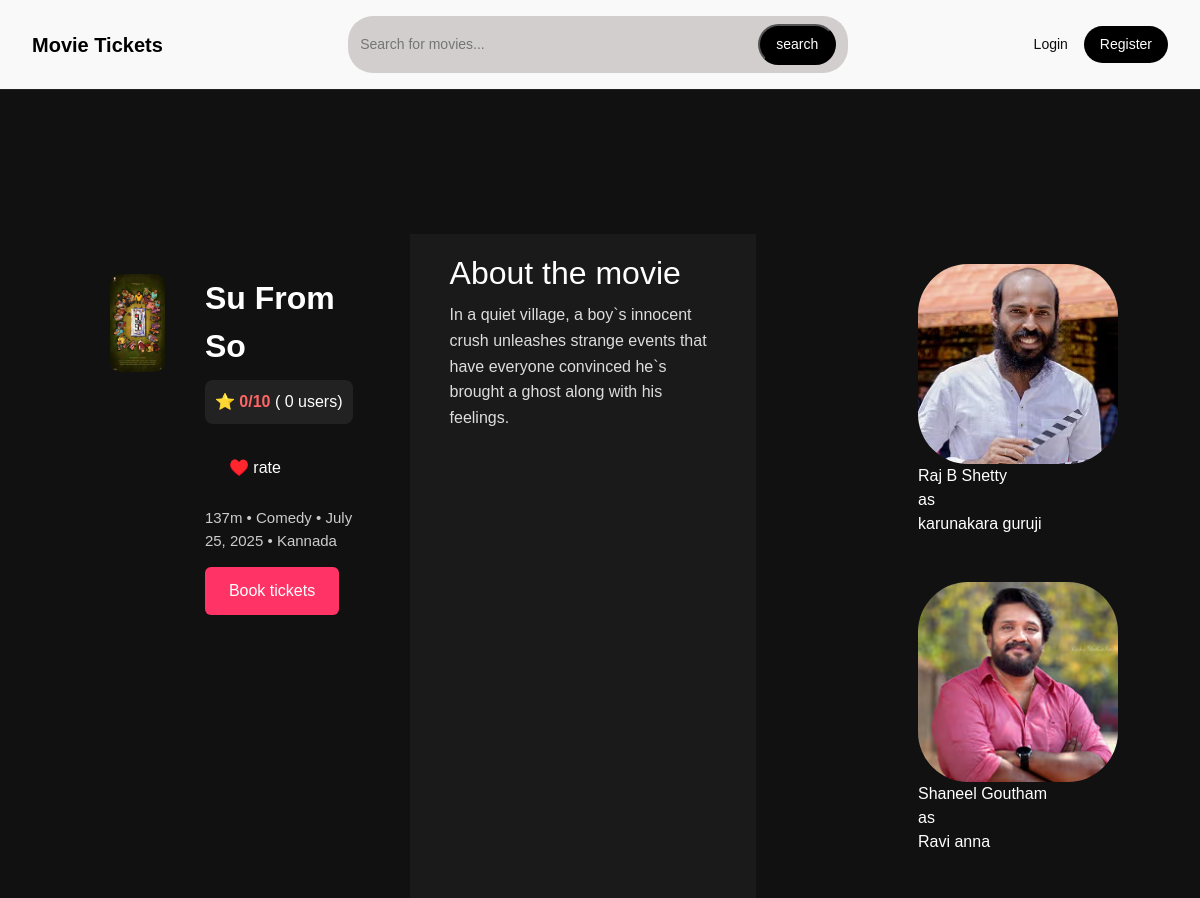
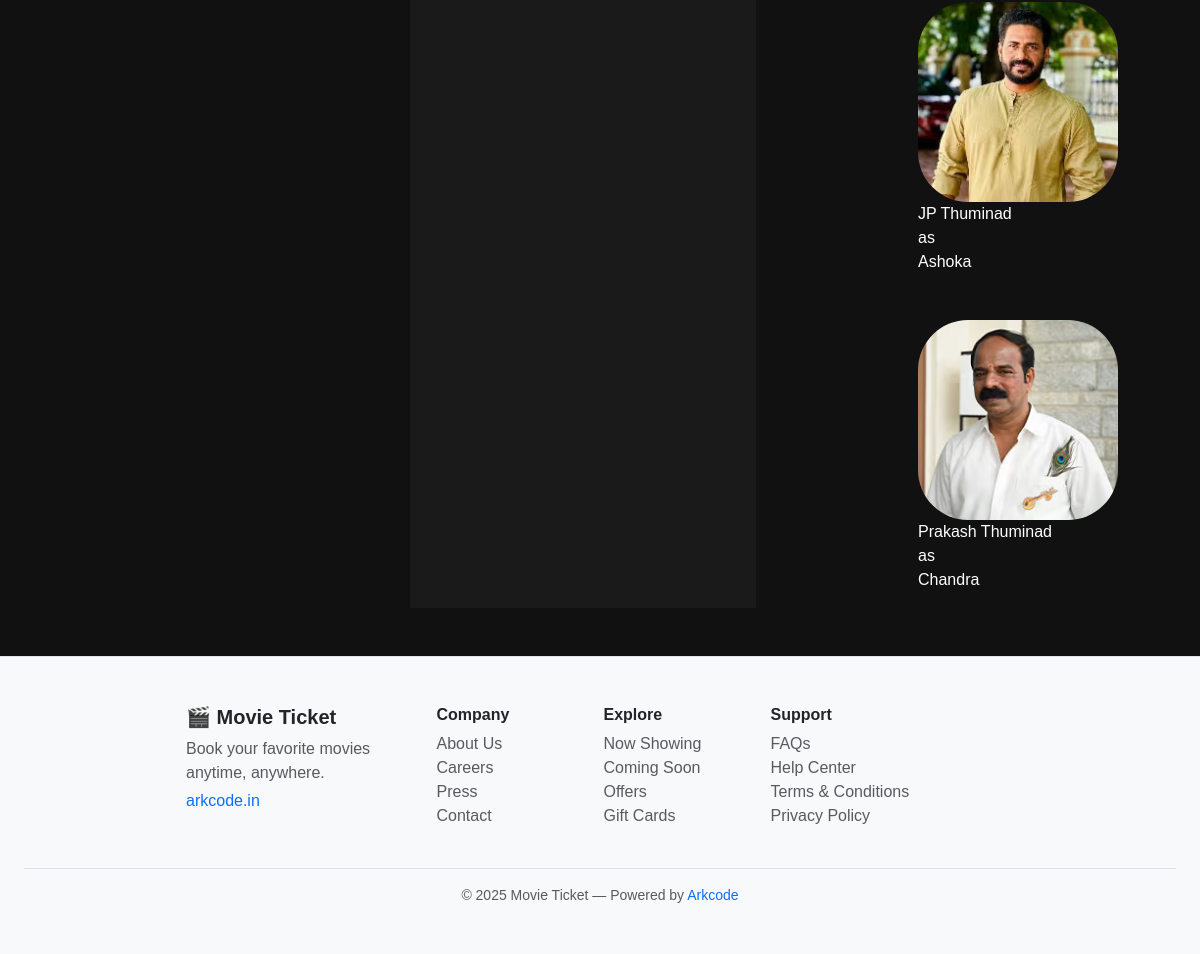
/movies/movie/Su-From-So-2025-07-25-Comedy-Kannada/, run on the app's committed database (2 pictures, top to bottom).
### movies/models.py (models this page shows, shortened)
class Movie(models.Model):
    title = models.CharField(max_length=255)
    genre = models.CharField(max_length=255,choices=genres,null=True,blank=True)
    language = models.CharField(max_length=255,choices=languages,null=True,blank=True)
    synopsis = models.TextField(null=True,blank=True)
    duration_minutes = models.IntegerField(null=True,blank=True)
    release_date = models.DateField(null=True,blank=True)
    trailer_url = models.URLField(null=True,blank=True)
    status = models.CharField(max_length=255,choices=[('Upcoming','Upcoming'),
                                        ('Released','Released')],null=True,blank=True)
    created_at = models.DateTimeField(auto_now_add=True)
    movie_image = models.ImageField(upload_to='movies/',null=True,blank=True,default=None)
    slug = models.CharField(max_length=2000,null=True,blank=True)

class Cast(models.Model):
    movie = models.ForeignKey(Movie, on_delete=models.CASCADE, related_name='casts')
    name = models.CharField(max_length=255)
    role = models.CharField(max_length=255,null=True,blank=True)
    image = models.ImageField(upload_to='casts/',null=True,blank=True)

### movies/views.py (the view)
# urls.py: path('movie/<slug>/',views.MovieView,name='movie')
def MovieView(request,slug):
    movie = Movie.objects.get(slug=slug)
    casts = Cast.objects.filter(movie=movie)
    reviews = Review.objects.filter(movie=movie)
    rating = reviews.aggregate(avg=Avg('rating') )['avg']
    if rating is None:
        rating=0
    if (rating - int(rating)) > 0:
        rating = '{:.1f}'.format(rating)
    else :
        rating = int(rating)
    context = {
        'movie': movie,
        'casts': casts,
        'reviews':reviews,
        'rating': rating ,
        'today' : datetime.today().date()    }
    return render(request, 'movies/movie.html', context)

### templates/movies/movie.html (shortened to what this page needs)
{% extends 'base.html' %}
{% block content %}
{% load static %}
<link rel="stylesheet" href="{% static 'css/movie.css' %}">
  <div class="container">
    <div class="poster">
      <img src="{{movie.movie_image.url}}" alt="Yuddhakaanda Chapter 2 Poster">
    </div>
    <div class="details">
      <div class="title">{{movie.title}}</div>
      <div class="rating-box">
        ⭐ <span>{{rating}}/10</span> ( {{reviews|length}} users)
      </div>
      <div>
        <a href="{% url 'add_review' movie.slug %}"><button id="rate">♥️ rate</button></a>
      </div>
      <div class="info">
        {{movie.duration_minutes}}m • {{movie.genre}} • {{movie.release_date}} • {{movie.language}}
      </div>
    <a href="{% url 'theater_showtime' movie.slug today %}">  <button class="book-btn">Book tickets</button></a> <br>
    </div>
  </div>
  <div class="about-section">
    <h2>About the movie</h2>
    <p>
      {{movie.synopsis}}
    </p>
  </div>
  <div class="cast-section">
   <div class="row">
     {% for actor in casts %}
    <div class="col-auto">
        <img src="{{actor.image.url}}" alt="" class="actor-img"> <br>
    <p>{{actor.name}} <br> as <br>{{actor.role}}</p>
    </div>
    {% endfor %}
   </div>
  </div>
  {% include 'reviews/reviews.html' %}
{% endblock %}

### templates/base.html (shortened to what this page needs)
<!DOCTYPE html>
{% load static %}
<html lang="en">
<head>
    <link rel="stylesheet" href="{% static 'css/bootstrap.min.css' %}">
</head>
<body>
    {% block header %}
        {% include 'partials/header1.html' %}
    {% endblock %}
    <div class="container mt-3">
        {% include 'partials/messages.html' %}
    </div>
    <main class="flex-fill container py-5">
        {% block content %}{% endblock %}
    </main>
    {% block footer %}
    {% include 'partials/footer.html' %}
    {% endblock %}
</body>
</html>

### templates/partials/header1.html
{% load static %}
<link rel="stylesheet" href="{% static 'css/header2.css' %}">
<header class="header">
  <div class="logo">Movie Tickets</div>
  <div class="search-container">
    <input type="text" placeholder="Search for movies..." class="search-input" />
    <button class="search-btn">search</button>
  </div>
  <div class="auth-buttons">
    {% if user.is_authenticated %}
      <div class="user-dropdown">
        <button class="user-btn">{{ user.username }} <img src="{% static 'img/chevron-down-16.svg' %}" alt=""></button>
        <div class="dropdown-content">
          <a href="">Update Profile</a>
          <a href="">Change Password</a>
          <a href="">Your Orders</a>
          <a href="{% url 'logout' %}">Logout</a>
        </div>
      </div>
    {% else %}
      <a href="{% url 'login' %}" class="auth-link">Login</a>
      <a href="{% url 'register' %}" class="auth-btn">Register</a>
    {% endif %}
  </div>
</header>

### templates/partials/messages.html (shortened to what this page needs)
{% load static %}
<link rel="stylesheet" href="{% static 'css/bootstrap.min.css' %}">
<link rel="stylesheet" href="{% static 'css/messages.css' %}">

### templates/reviews/reviews.html (shortened to what this page needs)
{% load static %}
<link rel="stylesheet" href="{% static 'css/reviews.css' %}">

### templates/partials/footer.html
<footer class="bg-light text-dark py-5 border-top w-100">
  <div class="container-fluid px-4">
    <div class="row gy-4">
      <div class="col-12 col-md-3">
        <h5 class="fw-bold">🎬 Movie Ticket</h5>
        <p class="text-muted mb-1">Book your favorite movies anytime, anywhere.</p>
        <a href="https://arkcode.in" class="text-decoration-none text-primary">arkcode.in</a>
      </div>
      <div class="col-6 col-md-2">
        <h6 class="fw-semibold">Company</h6>
        <ul class="list-unstyled">
          <li><a href="#" class="text-muted text-decoration-none">About Us</a></li>
          <li><a href="#" class="text-muted text-decoration-none">Careers</a></li>
          <li><a href="#" class="text-muted text-decoration-none">Press</a></li>
          <li><a href="#" class="text-muted text-decoration-none">Contact</a></li>
        </ul>
      </div>
      <div class="col-6 col-md-2">
        <h6 class="fw-semibold">Explore</h6>
        <ul class="list-unstyled">
          <li><a href="#" class="text-muted text-decoration-none">Now Showing</a></li>
          <li><a href="#" class="text-muted text-decoration-none">Coming Soon</a></li>
          <li><a href="#" class="text-muted text-decoration-none">Offers</a></li>
          <li><a href="#" class="text-muted text-decoration-none">Gift Cards</a></li>
        </ul>
      </div>
      <div class="col-6 col-md-2">
        <h6 class="fw-semibold">Support</h6>
        <ul class="list-unstyled">
          <li><a href="#" class="text-muted text-decoration-none">FAQs</a></li>
          <li><a href="#" class="text-muted text-decoration-none">Help Center</a></li>
          <li><a href="#" class="text-muted text-decoration-none">Terms & Conditions</a></li>
          <li><a href="#" class="text-muted text-decoration-none">Privacy Policy</a></li>
        </ul>
      </div>
    </div>
    <div class="text-center border-top pt-3 mt-4">
      <p class="mb-0 text-muted small">&copy; 2025 Movie Ticket — Powered by
        <a href="https://arkcode.in" class="text-decoration-none">Arkcode</a>
      </p>
    </div>
  </div>
</footer>

### static/css/header2.css (style rules this page uses)
* { margin: 0; padding: 0; box-sizing: border-box; }
body { background-color: #f8f7f7; font-family: 'Segoe UI', sans-serif; color: rgb(12, 12, 12); }
.header { display: flex; align-items: center; justify-content: space-between; background-color: #f9f9f9; padding: 16px 32px; border-bottom: 1px solid #222; }
.logo { font-size: 20px; font-weight: bold; color: #000000; }
.search-container { display: flex; align-items: center; background-color: #d2cece; padding: 8px 12px; border-radius: 25px; width: 50%; max-width: 500px; }
.search-input { flex: 1; background: transparent; border: none; outline: none; color: rgb(8, 8, 8); font-size: 14px; padding-right: 10px; }
.search-btn { background-color: #000000; color: white; padding: 8px 16px; border-radius: 25px; text-decoration: none; font-size: 14px; font-weight: 500; cursor: pointer; }
.auth-buttons { display: flex; align-items: center; gap: 16px; }
.auth-link { text-decoration: none; color: #0e0e0e; font-size: 14px; transition: color 0.3s; }
.auth-btn { background-color: #000000; color: white; padding: 8px 16px; border-radius: 25px; text-decoration: none; font-size: 14px; font-weight: 500; transition: background 0.3s; }

### static/css/messages.css (style rules this page uses)
body { margin: 0; padding: 0; }

### static/css/movie.css (style rules this page uses)
body { font-family: Arial, sans-serif; color: #fff; padding: 0; background-color: #111; }
.container { display: flex; padding: 40px; background-color: #111; }
.poster { flex: 1; max-width: 250px; margin-right: 40px; }
.poster img { width: 100%; border-radius: 10px; }
.details { flex: 3; }
.title { font-size: 32px; font-weight: bold; }
.rating-box { margin-top: 10px; background-color: #222; padding: 10px; border-radius: 8px; display: inline-block; font-size: 16px; }
.rating-box span { color: #f66; font-weight: bold; }
.info { margin: 15px 0; font-size: 15px; color: #ccc; }
.book-btn { padding: 12px 24px; background-color: #ff3366; border: none; border-radius: 6px; color: #fff; font-size: 16px; cursor: pointer; transition: background 0.3s ease; }
#rate { padding: 12px 24px; background-color:transparent; border: none; border-radius: 6px; color: #fff; font-size: 16px; cursor: pointer; transition: background 0.3s ease; margin-top: 20px; }
.about-section { padding: 20px 40px; background-color: #1a1a1a; }
.about-section h2 { margin-bottom: 10px; }
.about-section p { color: #ddd; line-height: 1.6; }

### static/css/reviews.css (style rules this page uses)
body { font-family: Arial, sans-serif; }

### templates/movies/movie.html (style rules this page uses)
.col-auto { float : left; margin-top: 30px; }
.row { margin-left: 150px; margin-right: auto; }
.actor-img { border-radius: 50px; width: 200px; height: 200px; }

### data on the page
Movie: movie_image (picture), title "Su From So", duration_minutes "137", genre "Comedy", release_date "July 25, 2025", language "Kannada", synopsis "In a quiet village, a boy`s innocent crush unleashes strange events that have everyone convinced he`s brought a ghost along with his feelings."
Cast: image (picture), name "Raj B Shetty", role "karunakara guruji"
Cast: image (picture), name "Shaneel Goutham", role "Ravi anna"
Cast: image (picture), name "JP Thuminad", role "Ashoka"
Cast: image (picture), name "Prakash Thuminad", role "Chandra"

### other printed values
{{ rating }} "0"
{{ reviews|length }} "0"
